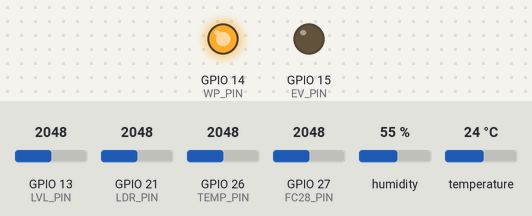
Simulated run of this sketch. Board: ESP32. On the bench: output pins drawn as LEDs (lit = HIGH). The test bench sets the inputs (shaded band); at power-on: humidity 55 %, GPIO 21 (LDR_PIN) = 2048, GPIO 13 (LVL_PIN) = 2048, GPIO 26 (TEMP_PIN) = 2048, GPIO 27 (FC28_PIN) = 2048, temperature 24 °C. The local clock reads 2024-03-15 10:24:30 at power-on unless the sketch sets it; storage starts empty; pins used as bus, display or sensor lines are not drawn; what the sketch prints to the serial monitor is not drawn.

Above: at 1.2 s.
1.3 s: humidity set to 31 %
At 5.9 s:
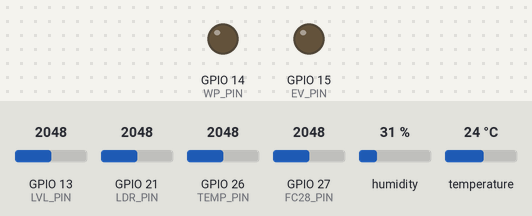
13.2 s: humidity set to 28 %
24.7 s: GPIO 21 (LDR_PIN) set to 2000
36.6 s: GPIO 13 (LVL_PIN) set to 1027
42.8 s: GPIO 13 (LVL_PIN) set to 951
Timing chart, 0 to 67.6 s (numbered marks = the images above; inputs shaded):
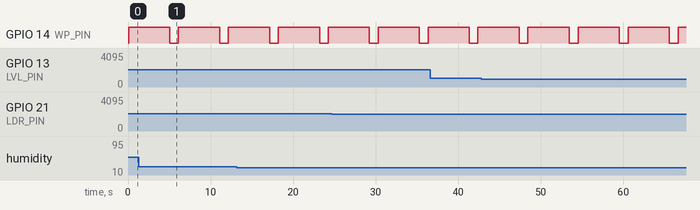

The sketch:

MICAS_main.ino
```cpp
#include "MICAS_Config.h"
#include "MICAS_Sensors.h"
#include "MICAS_Actuators.h"
#include "MICAS_Datalogger.h"

// Declare sensor, actuator, and datalogger objects
Sensors MySensors;
Actuators MyActuators;
Datalogger MyDatalogger;

// Declare states for actuators
bool WPsState = false;
bool EVState = false;

// Declare sensor readings globally
float SOILHUM, SOILTEMP, SOILN, SOILP, SOILK, LDR_VALUE, LVL_VALUE, AMBHUM, AMBTEMP;

void setup() {
  // Initialize serial communication and hardware components
  Serial.begin(9600);
  MySensors.begin();
  MyActuators.begin();
  MyDatalogger.begin("datalog.csv");
}

void loop() {
  // Read sensor values
  SOILHUM = MySensors.readFC28();   // Soil humidity (%)
  SOILTEMP = MySensors.readTemp();  // Soil temperature (°C)
  float* NPKVALS = MySensors.readNPK();   // Soil NPK values (mg/kg)
  SOILN = NPKVALS[0];               // Nitrogen (mg/kg)
  SOILP = NPKVALS[1];               // Phosphorus (mg/kg)
  SOILK = NPKVALS[2];               // Potassium (mg/kg)
  LDR_VALUE = MySensors.readLDR();  // Light level (float)
  LVL_VALUE = MySensors.readLVL();  // Water level (float)
  float* DHT11VALS = MySensors.readDHT11(); // Ambient humidity and temperature
  AMBHUM = DHT11VALS[0];           // Ambient humidity (%)
  AMBTEMP = DHT11VALS[1];          // Ambient temperature (°C)

  // Log sensor data
  logSensorData();

  // Watering system logic
  if (SOILHUM < SOILHUM_THRES) {
    WPsState = true;
    MyActuators.writeWPs(WPsState);
    delay(ACT_DURATION);
    MyActuators.writeWPs(false);
  } else {
    WPsState = false;
    MyActuators.writeWPs(WPsState);
  }

  // Fertilizer system logic
  if (SOILN < NITRO_THRES || SOILP < PHOS_TRESH || SOILK < POTA_TRESH) {
    EVState = true;
    MyActuators.writeEV(EVState);
    delay(ACT_DURATION);
    MyActuators.writeEV(false);
  } else {
    EVState = false;
    MyActuators.writeEV(EVState);
  }

  // Temperature and environmental checks
  checkEnvironmentalConditions();

  // Delay before the next loop
  delay(LOOP_DELAY);
}

void logSensorData() {
  MyDatalogger.appendCSVRow("datalog.csv", SOILHUM, SOILTEMP, SOILN, SOILP, SOILK,
                            LDR_VALUE, LVL_VALUE, AMBHUM, AMBTEMP, WPsState, WPsState, EVState);
}

void checkEnvironmentalConditions() {
  // Check soil temperature
  if (SOILTEMP < SOILTEMP_MIN_THRES) {
    Serial.println("ALERT! SOIL TEMPERATURE TOO LOW");
  } else if (SOILTEMP > SOILTEMP_MAX_THRES) {
    Serial.println("ALERT! SOIL TEMPERATURE TOO HIGH");
  }

  // Check ambient temperature
  if (AMBTEMP < AMBTEMP_MIN_THRES) {
    Serial.println("ALERT! AMBIENT TEMPERATURE TOO LOW");
  } else if (AMBTEMP > AMBTEMP_MAX_THRES) {
    Serial.println("ALERT! AMBIENT TEMPERATURE TOO HIGH");
  }

  // Check ambient humidity
  if (AMBHUM < AMBHUM_MIN_THRES) {
    Serial.println("ALERT! AMBIENT HUMIDITY TOO LOW");
  } else if (AMBHUM > AMBHUM_MAX_THRES) {
    Serial.println("ALERT! AMBIENT HUMIDITY TOO HIGH");
  }

  // Check ambient light
  if (LDR_VALUE < LDR_TRESH) {
    Serial.println("ALERT! AMBIENT LIGHT TOO DARK");
  }

  // Check water level
  if (LVL_VALUE < LVL_TRESH) {
    Serial.println("ALERT! WATER DEPOSIT TOO LOW");
  }

  // Log sensor data for environmental conditions
  logSensorData();
}
```

MICAS_Actuators.cpp
```cpp
#include "MICAS_Actuators.h"
#include "MICAS_Config.h"

Actuators::Actuators(){};

void Actuators::begin(){
    pinMode(WP_PIN, OUTPUT);
    pinMode(EV_PIN, OUTPUT);
    digitalWrite(WP_PIN, LOW);
    digitalWrite(EV_PIN, LOW);
}

void Actuators::writeWPs(bool WaterPump){
    if (WaterPump) {
    digitalWrite(WP_PIN, HIGH);  // Activate water pump
  } else {
    digitalWrite(WP_PIN, LOW);   // Deactivate water pump
  }
}

void Actuators::writeEV(bool Electrovalve) {
    if (Electrovalve) {
        digitalWrite(EV_PIN, HIGH);  // Activate electrovalve
    } else {
        digitalWrite(EV_PIN, LOW);   // Deactivate electrovalve
    }
}
```

MICAS_Actuators.h
```cpp
#ifndef MICAS_ACTUATORS_H
#define MICAS_ACTUATORS_H

class Actuators{
public:
    Actuators();
    void begin();
    void writeWPs(bool WaterPump);
    void writeEV(bool Electrovalve);
};

#endif
```

MICAS_Datalogger.cpp
```cpp
#include "MICAS_Datalogger.h"
#include "MICAS_Config.h"
#include <Arduino.h>
#include <SPI.h>
#include <SD.h>
#include <ctime>

Datalogger::Datalogger(){};

bool Datalogger::begin(const char *filename){
    if (!SD.begin(CS_PIN)) {
    Serial.println("SD Card initialization failed!");
    while (true); // Stop the program if the SD card fails to initialize
    }

    Serial.println("SD Card initialized successfully.");

    File file = SD.open(filename, FILE_WRITE);

    if (!file) {
        Serial.print("Failed to open file for writing: ");
        Serial.println(filename);
        return false;
    }

    // Write the header row
    file.println("UTC;SOILHUM;SOILTEMP;SOILN;SOILP;SOILK;LDRVAL;LVLVAL;AMBHUM;AMBTEMP;WP1ST;WP2ST;EVST;");
    file.close();
    return true;
}

bool Datalogger::appendCSVRow(const char *filename,
                    float soilhum, float soiltemp, float soilnutN, float soilnutP, float soilnutK,
                    float ldr_val, float lvl_val, float ambhum, float ambtemp,
                    bool wp1_status, bool wp2_status, bool ev_status){

    // Get current time
    time_t now = time(nullptr);
    struct tm *timeInfo = localtime(&now);
    char buffer[20];
    strftime(buffer, sizeof(buffer), "%Y-%m-%d %H:%M:%S", timeInfo);
    String timestamp = String(buffer);

    // Open the file for appending
    File file = SD.open(filename, FILE_APPEND);

    if (!file) {
        Serial.print("Failed to open file for appending: ");
        Serial.println(filename);
        return false;
    }

    // Append the row with timestamp and sensor data
    file.print(timestamp);
    file.print(";");
    file.print(soilhum);
    file.print(";");
    file.print(soiltemp);
    file.print(";");
    file.println(soilnutN);
    file.print(";");
    file.println(soilnutP);
    file.print(";");
    file.println(soilnutK);
    file.print(";");
    file.println(ldr_val);
    file.print(";");
    file.println(lvl_val);
    file.print(";");
    file.println(ambhum);
    file.print(";");
    file.println(ambtemp);
    file.print(";");
    file.println(ldr_val);
    file.print(";");
    file.println(wp1_status);
    file.print(";");
    file.println(wp2_status);
    file.print(";");
    file.println(ev_status);
    file.print(";");

    file.close();

    return true;
}

void Datalogger::readFile(const char *filename){
    File file = SD.open(filename);

    if (!file) {
        Serial.print("Failed to open file for reading: ");
        Serial.println(filename);
        return;
    }

    Serial.println("File content:");

    while (file.available()) {
        Serial.write(file.read());
    }

    file.close();
}
```

MICAS_Datalogger.h
```cpp
#ifndef MICAS_DATALOGGER_H
#define MICAS_DATALOGGER_H

#include <Arduino.h>

class Datalogger{
public:
    Datalogger();
    bool begin(const char *filename);
    bool appendCSVRow(const char *filename,
                    float soilhum, float soiltemp, float soilnutN, float soilnutP, float soilnutK,
                    float ldr_val, float lvl_val, float ambhum, float ambtemp,
                    bool wp1_status, bool wp2_status, bool ev_status);
    void readFile(const char *filename);
};

#endif //MICAS_DATALOGGER_H
```

MICAS_Sensors.cpp
```cpp
#include "MICAS_Sensors.h"
#include "MICAS_Config.h"
#include "DHT.h"

Sensors::Sensors(){};   // Constructor definition
uint8_t NPK_VALUES[11];
HardwareSerial MAX485(2);
DHT dht11(DHT11_PIN, DHTTYPE);

void Sensors::begin(){
    pinMode(FC28_PIN, INPUT);
    pinMode(TEMP_PIN, INPUT);
    pinMode(RE_PIN, OUTPUT);    // NPK
    MAX485.begin(9600, SERIAL_8N1, RO_PIN, DI_PIN);
    pinMode(LDR_PIN,INPUT);
    pinMode(LVL_PIN, INPUT);
    dht11.begin();
}

float Sensors::readFC28(){
    float SoilHum = analogRead(FC28_PIN)/10.23;
    return SoilHum; // %H
}

float Sensors::readTemp(){
    float SoilTempRaw = 0.0;  // Raw analog value from thermistor
    float resistance = 0.0;  // Thermistor resistance
    float SoilTemp = 0.0;  // Temperature in Celsius
    SoilTempRaw = analogRead(TEMP_PIN);
    float voltage = SoilTempRaw * 5.0 / 1023.0;
    resistance = RESISTOR * (5.0 / voltage - 1.0);
    SoilTemp = 1.0 / (log(resistance / NOMINALRES) / BCOEFF + 1.0 / (NOMINALTEMP + 273.15)) - 273.15;
    return SoilTemp; // °C
}

float* Sensors::readNPK(){
    static float soilNutrients[3]; // To store N, P, and K values (use static to persist across function calls)

    // Read Nitrogen
    digitalWrite(RE_PIN, HIGH);
    if (MAX485.write(NITRO, 8) == 8) {
      digitalWrite(RE_PIN, LOW);
      for (byte i = 0; i < 7; i++) {
        NPK_VALUES[i] = MAX485.read();
      }
      soilNutrients[0] = NPK_VALUES[4];
    }

    // Read Phosphorus
    digitalWrite(RE_PIN, HIGH);
    if (MAX485.write(PHOS, 8) == 8) {
      digitalWrite(RE_PIN, LOW);
      for (byte i = 0; i < 7; i++) {
        NPK_VALUES[i] = MAX485.read();
      }
      soilNutrients[1] = NPK_VALUES[4];
    }

    // Read Potassium
    digitalWrite(RE_PIN, HIGH);
    if (MAX485.write(POTA, 8) == 8) {
      digitalWrite(RE_PIN, LOW);
      for (byte i = 0; i < 7; i++) {
        NPK_VALUES[i] = MAX485.read();
      }
      soilNutrients[2] = NPK_VALUES[4];
    }

    return soilNutrients;  // Return the array pointer
}

float Sensors::readLDR(){
    float LDR_Value = analogRead(LDR_PIN);
    return LDR_Value;
}

float Sensors::readLVL(){
    float LVL_Value = analogRead(LVL_PIN);
    return LVL_Value;
}

float* Sensors::readDHT11() {
    static float AmbientVals[2];

    float AmbHum = dht11.readHumidity();
    float AmbTemp = dht11.readTemperature();

    // Check for valid readings (e.g., not NaN)
    if (isnan(AmbHum) || isnan(AmbTemp)) {
        AmbientVals[0] = 0.0f;
        AmbientVals[1] = 0.0f;
    } else {
        AmbientVals[0] = AmbHum;
        AmbientVals[1] = AmbTemp;
    }

    return AmbientVals;
}
```

MICAS_Sensors.h
```cpp
#ifndef MICAS_SENSORS_H
#define MICAS_SENSORS_H

class Sensors{
public:
    Sensors();
    void begin();
    float readFC28();
    float readTemp();
    float* readNPK();
    float readLDR();
    float readLVL();
    float* readDHT11();
};

#endif //MICAS_SENSORS_H
```

MICAS_Config.h
```cpp
#ifndef MICAS_CONFIG_H
#define MICAS_CONFIG_H

#include <Arduino.h>

// Pin definitions
#define FC28_PIN 27        // Soil moisture sensor
#define TEMP_PIN 26        // Soil Temperature sensor
#define MOSI_PIN 23        // SD MOSI
#define RE_PIN 22          // MAX485 RE
#define LDR_PIN 21         // Light-dependent resistor
#define MISO_PIN 19        // SD MISO
#define SCK_PIN 18         // SD Clock
#define DI_PIN 17          // MAX485 DI
#define RO_PIN 16          // MAX485 RO
#define EV_PIN 15          // Electrovalve control
#define WP_PIN 14          // Water pump control
#define LVL_PIN 13         // Level sensor
#define CS_PIN 5           // SD SPI Chip Select
#define DHT11_PIN 4        // DHT11 humidity & temperature sensor

// Sensor definitions
#define DHTTYPE DHT11      // Sensor type for DHT11

// Thresholds (CALIBRATE!!)
// These values define the acceptable limits for various sensors
#define SOILHUM_THRES 800.0       // Soil moisture threshold (raw value)
#define SOILTEMP_MIN_THRES 5.0    // Min soil temperature in °C
#define SOILTEMP_MAX_THRES 50.0   // Max soil temperature in °C
#define NITRO_THRES 20.0          // Nitrogen level (mg/kg)
#define PHOS_TRESH 8.0            // Phosphorus level (mg/kg)
#define POTA_TRESH 100.0          // Potassium level (mg/kg)
#define LDR_TRESH 2047.0          // Light sensor threshold (raw value)
#define LVL_TRESH 1000.0          // Level sensor threshold (raw value)
#define AMBTEMP_MIN_THRES 5.0     // Min ambient temperature in °C
#define AMBTEMP_MAX_THRES 50.0    // Max ambient temperature in °C
#define AMBHUM_MIN_THRES 30.0     // Min ambient humidity in %RH
#define AMBHUM_MAX_THRES 80.0     // Max ambient humidity in %RH

// Thermistor constants
const float NOMINALRES = 100000.0; // Nominal resistance at 25°C
const float NOMINALTEMP = 25.0;    // Nominal temperature (°C)
const float BCOEFF = 3950.0;       // B coefficient (thermistor)
const float RESISTOR = 10000.0;    // Pull-up resistor value (10k)

// NPK sensor communication constants (example values)
const uint8_t NITRO[] = {0x01,0x03, 0x00, 0x1e, 0x00, 0x01, 0xe4, 0x0c};
const uint8_t PHOS[] = {0x01,0x03, 0x00, 0x1f, 0x00, 0x01, 0xb5, 0xcc};
const uint8_t POTA[] = {0x01,0x03, 0x00, 0x20, 0x00, 0x01, 0x85, 0xc0};

// Timing constants
#define ACT_DURATION 5000      // Duration of each action in milliseconds
#define LOOP_DELAY 1000        // Delay between each loop iteration in milliseconds

#endif // MICAS_CONFIG_H
```

Measured:
- by itself, GPIO 14 (WP_PIN): alternates HIGH for 5.0 s and LOW for 1.1 s
